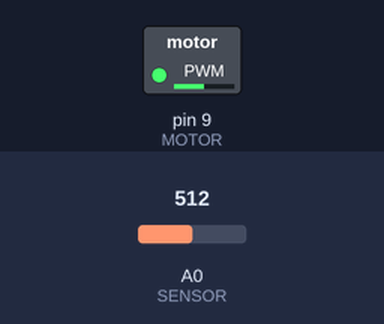
Recording of a sketch running on a simulated Arduino Uno, built with avr-gcc and run on an emulated ATmega328P. Shown: switched loads named in the sketch (green lamp = pin HIGH). The test bench sets the inputs (shaded band); at power-on: A0 (SENSOR) = 512.

Above: at 1.2 s.
1.3 s: A0 (SENSOR) set to 716
At 2.5 s:
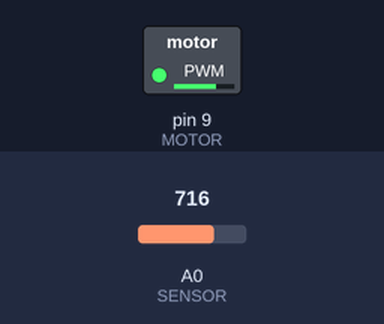
2.8 s: A0 (SENSOR) set to 900
At 3.8 s:
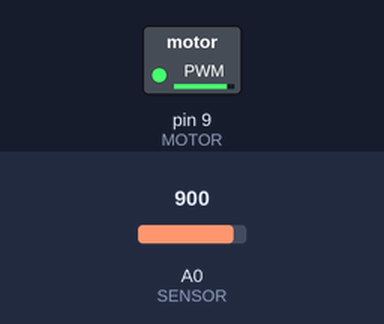
4.3 s: A0 (SENSOR) set to 122
At 4.9 s:
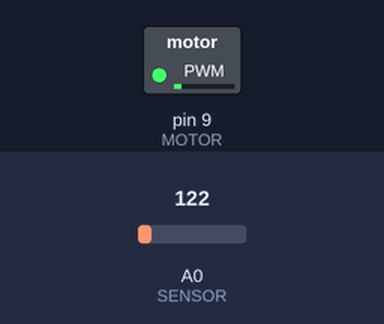
5.8 s: A0 (SENSOR) set to 0
At 6.1 s:
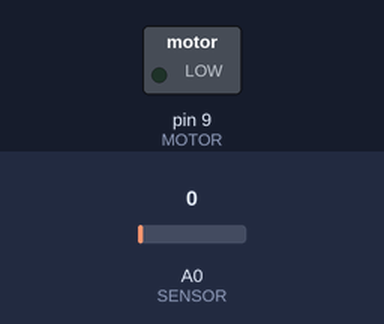
7.3 s: A0 (SENSOR) set to 511
At 8.4 s:
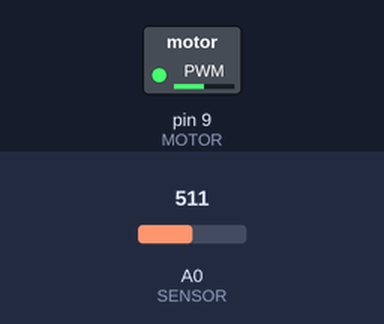
Timing chart, 0 to 9.8 s (numbered marks = the images above; inputs shaded):
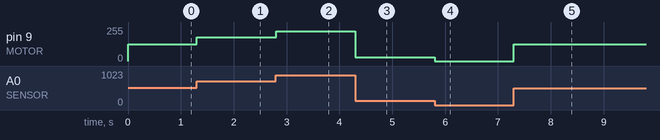

The sketch:

DCMotorSpeed.ino
```cpp
// (licence header left out)
int SENSOR = A0;
int MOTOR = 9;

int sensorValue = 0;
int motorValue = 0;

void setup()
{
  pinMode(MOTOR, OUTPUT);
}

void loop()
{
  sensorValue = analogRead(SENSOR);

  motorValue = map(sensorValue, 0 ,1023, 0, 255);

  analogWrite(MOTOR, motorValue);

}
```

Measured:
- after the input at 1.3 s, pin 9 (MOTOR): 127/255 → 178/255 at once
- after the input at 2.8 s, pin 9 (MOTOR): 178/255 → 224/255 at once
- after the input at 4.3 s, pin 9 (MOTOR): 224/255 → 30/255 at once
- after the input at 5.8 s, pin 9 (MOTOR): 30/255 → 0/255 at once
- after the input at 7.3 s, pin 9 (MOTOR): 0/255 → 127/255 at once
